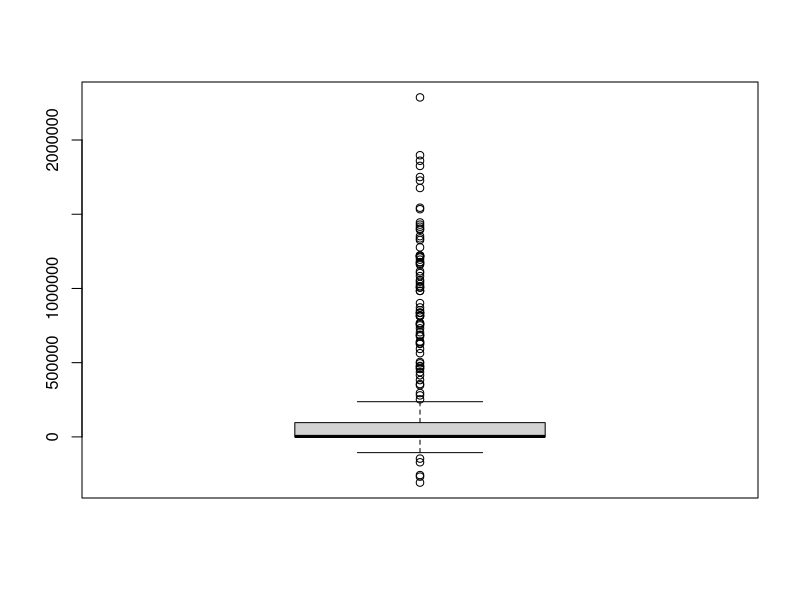
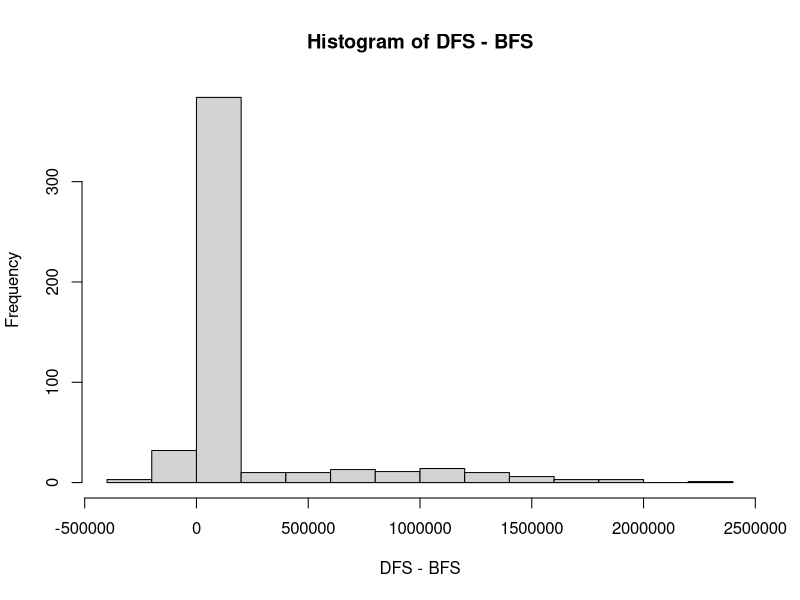
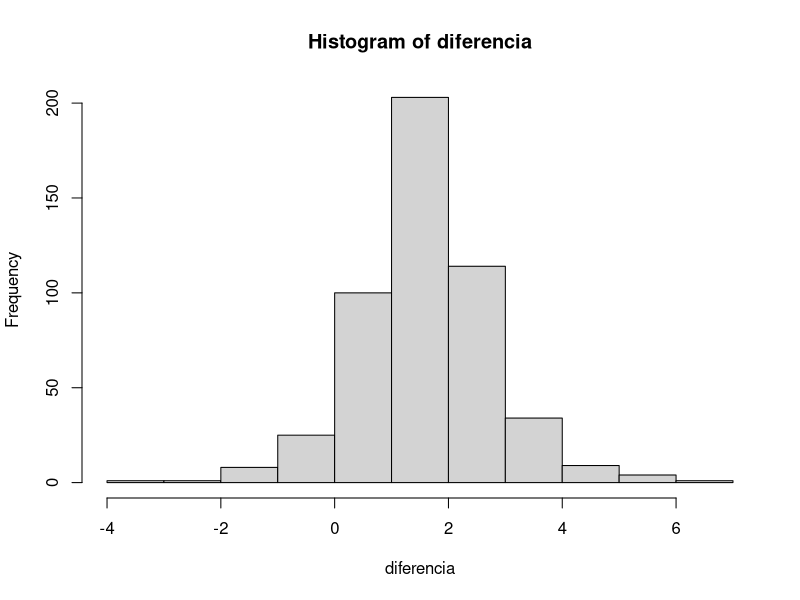
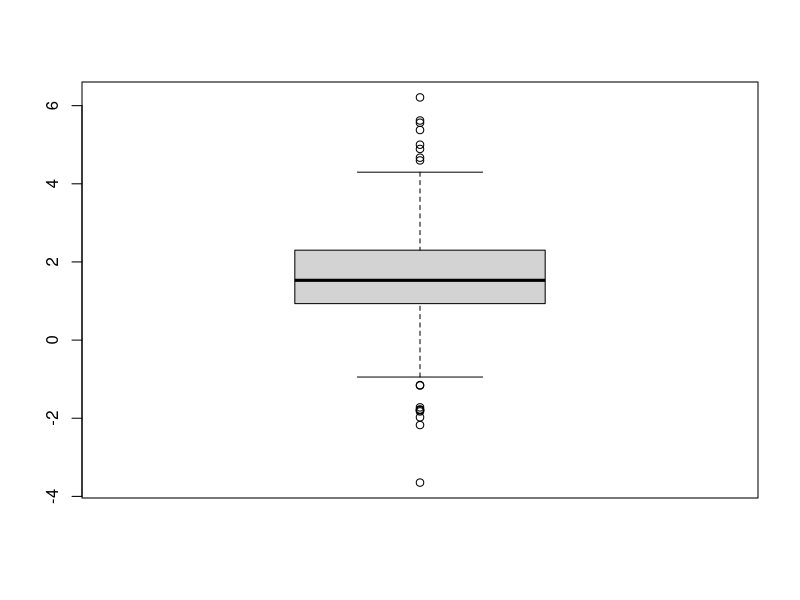
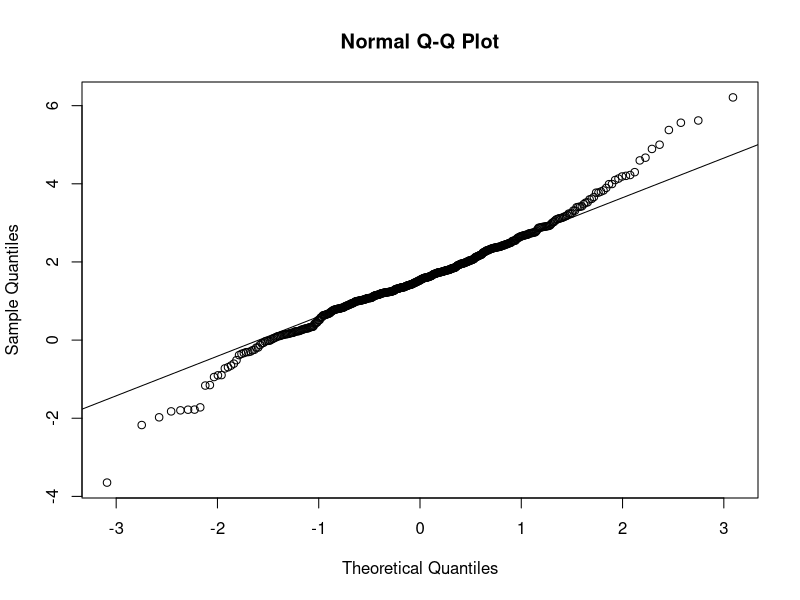
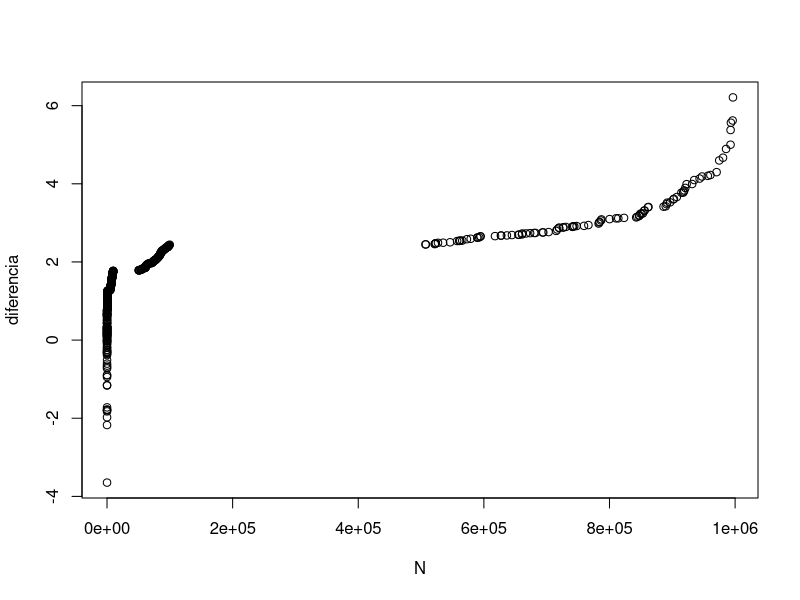
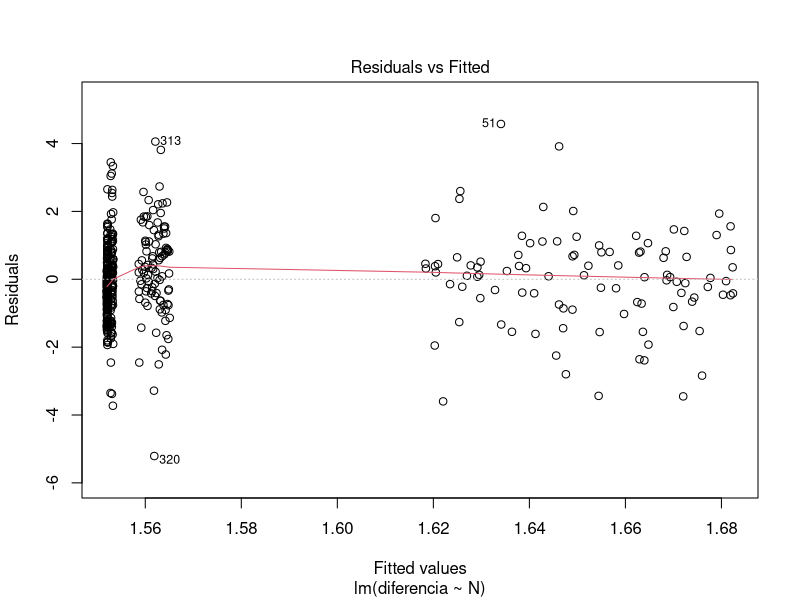
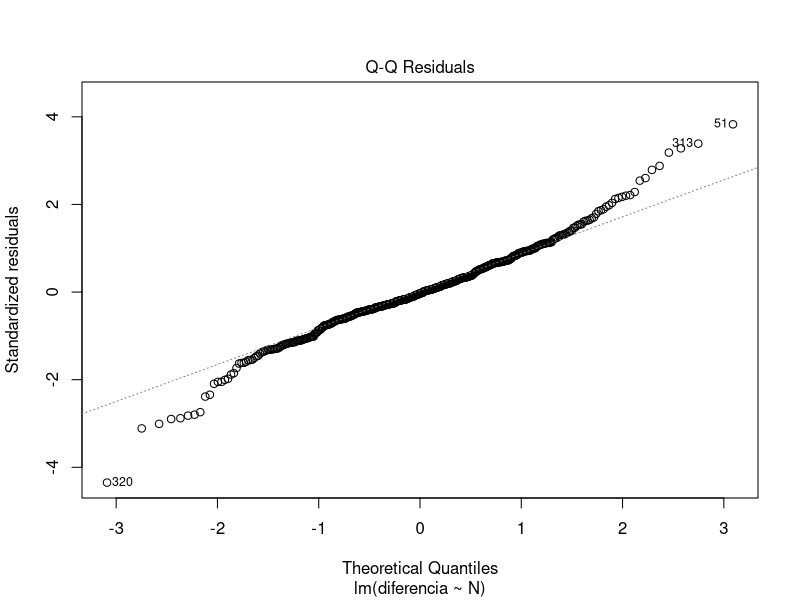

Write R code to recreate these figures, in order.
BFS<-c(93189,519989,74471,105529,466186,90802,21921,12856,117911,279705,246964,370299,187847,155056,475048,132923,150016,258512,121915,58027,24486,303920,117188,87121,310571,92634,127748,122417,79237,105056,141325,34197,66774,220818,3221,234282,158332,57431,64707,198630,164568,165063,25584,309584,53445,362680,322835,216742,120660,341851,2368,290002,181575,99308,253020,36022,291595,437722,137996,236850,209361,16905,69603,114325,155284,219911,21290,123575,63061,103567,180464,92976,494626,84325,169419,331458,43645,406975,222867,192088,163174,52479,144354,236549,453371,527711,211074,96386,505980,80206,146027,160025,52417,252921,66165,508408,412067,37007,358395,18135,395,137,154,645,358,292,636,550,302,101,644,84,182,620,111,675,351,328,79,98,314,245,232,511,345,123,238,135,284,315,272,444,170,391,369,342,232,326,159,157,417,82,363,137,97,286,105,184,98,722,493,265,379,78,480,172,86,182,478,260,480,478,73,441,443,610,374,486,372,264,792,159,278,735,530,612,412,134,368,192,112,353,245,314,181,93,108,171,508,119,551,89,175,190,123,458,188,700,324,246,893,1257,971,2687,1015,538,725,1209,2950,3301,3574,1023,2247,121,1773,2137,1901,170,1310,3740,1765,1528,3106,1072,1480,2773,5302,318,2117,1049,493,4153,1914,2916,3041,247,147,1970,91,2790,4733,3105,2300,2999,1973,1279,1114,1969,1501,230,769,1204,3772,254,2043,2152,3183,388,1796,4604,509,2550,687,241,1979,1615,2199,1232,2082,3132,2603,1205,2169,1082,456,1528,1997,2470,696,4098,72,224,93,3493,2716,1702,5031,1896,2524,894,2096,1948,2037,1274,210,3747,2812,1399,690,62,74526,6318,34583,1167,10464,17502,9057,70451,1651,6866,33915,15545,743,46091,16431,37936,4775,55875,7700,20754,26136,2167,27794,15764,5042,11299,3239,29861,18343,19260,29073,10303,15985,51659,3644,19927,2602,6748,8690,39446,46904,21539,41637,3022,12520,22188,7134,4590,2457,16771,40466,15713,6126,33215,30425,3454,14446,8030,14428,14302,14308,14034,491,23959,12645,16647,14349,11297,21772,27650,13538,13357,18941,19111,4503,2661,6581,6000,7621,30260,16234,8030,11851,14237,30202,26674,1919,4337,5243,7915,22336,28255,45858,3925,17021,8901,10580,3721,3079,21080,198,201,269,133,152,222,170,240,183,131,164,209,194,157,128,136,128,136,127,213,193,141,198,170,158,209,268,129,108,127,156,132,224,209,179,281,192,127,131,120,166,173,130,141,124,114,140,209,142,194,204,104,200,138,195,237,143,119,162,159,138,180,184,170,167,149,131,204,147,181,183,115,228,135,169,127,147,145,134,204,186,177,104,120,221,154,209,209,177,125,282,132,190,134,185,119,153,132,139,227)
DFS<-c(1.77E+06,1.34E+06,1.47E+06,579591,881430,370502,24211,163567,931702,2.14E+06,876800,62511,1.06E+06,49027,1.31E+06,1.14E+06,1.58E+06,606280,934906,562775,261586,1.72E+06,848593,27219,43038,345624,885830,1.46E+06,1.83E+06,461216,829536,1.05E+06,1.05E+06,296585,839444,1.00E+06,79029,1.27E+06,1.18E+06,581405,1.99E+06,185253,255357,52131,758511,444927,176709,1.07E+06,746749,352743,1.18E+06,337112,198375,577084,1.53E+06,1.57E+06,1.50E+06,1.08E+06,701918,1.32E+06,1.37E+06,918087,1.29E+06,1.17E+06,1.60E+06,897141,73989,1.45E+06,499444,788917,139070,2.38E+06,1.54E+06,1.26E+06,243832,160471,339394,864690,1.06E+06,656196,1.89E+06,1.95E+06,1.15E+06,1.34E+06,1.22E+06,1.88E+06,850378,689021,1.70E+06,57541,1.69E+06,1.19E+06,803658,1.42E+06,1.05E+06,1.73E+06,907631,1.44E+06,484389,1.24E+06,1472,2526,2389,1782,1975,856,1723,1034,639,2218,1786,314,238,1490,430,1978,1560,956,1173,1240,939,2715,734,644,877,1465,3034,1191,2707,892,2689,2656,268,1370,1974,1655,1475,1388,1944,1110,2100,780,1250,1538,1056,1811,364,646,1522,2406,475,2648,1582,1900,358,2531,612,2786,352,1990,375,351,542,2392,2264,1395,1878,32524,1436,583,539,2501,2814,2830,1206,1487,2019,1691,2164,2032,2557,1040,1618,911,1983,94,753,1840,636,2843,999,1612,2418,753,1570,2918,568,2264,640,2253,6130,17900,8191,445,9992,8793,709,13604,2603,8188,8016,10564,15245,2489,10131,13142,9766,10221,23155,10303,12008,4541,3977,9516,1950,1951,603,10309,14938,10888,6832,15420,9472,2412,6736,1226,14602,11746,9695,2596,21707,4050,19851,2942,10816,23186,11871,10697,2838,1794,2449,18590,9824,13742,11742,15236,4838,517,6913,17547,9068,16039,23351,944,9866,4573,18833,17909,14745,4344,14237,16550,13102,15758,2619,5942,11263,18019,19146,13575,10693,29850,108,7176,438,5852,20105,9096,20477,6421,24089,16405,36579,517,13824,11990,3554,3048,830,86,73532,148718,17994,2532,138406,79696,166090,162513,71838,57020,113211,130131,205064,42349,121679,186686,142943,125287,83540,541,76268,159416,66462,178011,138667,38716,46345,100344,196669,203415,77471,4206,100688,99893,122695,187141,162414,125618,196262,15327,65852,42437,34319,61370,51366,56404,120971,168148,6230,195770,24207,177498,45708,122174,114649,159068,129355,181284,84004,155317,95661,132133,106207,76189,55985,120976,82898,58957,24854,86877,87125,65411,228413,3417,135942,26469,87986,41162,135287,141716,143088,116382,39313,149264,126318,143679,94284,131793,31270,169049,49755,160494,70367,99979,184028,131931,37546,166523,78364,37903,580,914,730,362,425,701,688,681,446,518,676,246,805,535,592,837,987,311,746,813,324,848,396,395,246,912,726,521,454,141,300,316,703,1008,899,947,703,153,505,754,225,338,815,198,280,122,348,781,481,536,556,451,650,193,844,284,709,549,418,613,365,935,306,747,346,416,481,672,884,620,564,1004,641,806,499,481,318,478,763,457,251,804,298,150,766,256,646,399,597,148,498,630,1003,553,591,136,520,165,162,239)
N<-c(842504,851090,970516,589628,823179,565615,784338,993303,813964,996040,996577,917370,573005,730587,931615,594744,654830,901643,579083,557424,743964,703031,589629,947395,535138,617742,507691,849344,902494,546188,759412,522970,693246,917952,719767,956549,847778,919082,747705,594331,889532,853190,886084,782710,783514,726199,715158,907128,523466,682153,627151,943469,644715,592518,891787,694600,890882,719632,985605,960650,636671,561073,660612,741210,922763,786360,661095,800198,526946,656005,862032,992794,934929,673615,560815,855484,766397,741033,920668,680044,787199,974725,506955,896506,844306,914483,810437,667111,992696,521784,847109,522242,861272,855766,716686,980724,726654,742324,627648,562480,561,758,786,885,818,788,796,734,740,651,909,602,662,890,558,819,834,558,966,509,936,929,557,872,511,881,988,796,810,644,947,789,924,537,771,802,718,941,615,989,697,508,580,946,670,632,863,546,564,944,935,803,642,741,825,755,569,957,943,620,596,985,515,717,677,785,728,676,643,658,589,971,952,501,918,738,663,702,938,599,848,704,553,900,748,527,567,650,763,843,924,608,867,587,994,991,549,915,802,671,6088,7869,5439,5612,6177,7580,7466,6068,6289,9053,6354,7435,7167,5106,9451,7343,7851,7938,9381,8497,9870,8627,6290,5256,7884,9836,9376,6404,8954,6668,5393,9115,7042,6067,9478,5945,5871,8610,7541,8928,9578,5363,9494,6361,7964,9475,8073,6649,5707,5345,5734,8770,6020,8284,8027,8698,6481,5385,6907,8448,5991,6213,9797,9107,7063,5415,9766,7350,9133,5667,5370,7399,6920,9389,5883,9638,7293,7707,7406,8594,6037,9385,7595,6847,7882,8127,8177,8897,8511,5581,9432,9838,7804,6173,8384,8025,6744,7755,5426,6383,78280,67248,93584,64468,61893,53144,89773,96322,81463,55474,62116,82438,76988,94827,73388,80251,61764,89789,62882,75285,76419,83645,60962,96749,53945,97747,61468,71795,86269,83209,51568,51392,56240,93282,85486,72799,58085,94071,92456,82396,92964,84080,97568,74626,54868,84478,82143,73379,85243,96010,87718,95960,50571,63611,72092,95525,84709,90755,50643,96602,70951,87716,85714,78788,66597,64787,58739,87777,54526,70341,73457,62526,94028,74770,58651,91415,77330,60471,82144,83820,72084,66989,50717,92877,76055,65288,66317,64136,77246,91026,97829,98808,99845,57146,99111,61018,98455,88423,80636,87262,65,68,88,55,63,66,67,73,64,100,91,68,72,68,76,85,85,92,70,92,94,84,60,72,58,86,100,59,93,76,87,62,54,96,85,83,63,82,67,99,61,50,87,60,50,68,59,73,58,70,57,66,74,59,89,91,60,59,57,98,87,92,84,76,79,64,68,69,89,84,82,98,70,93,65,67,78,50,88,86,70,71,54,79,86,55,85,56,55,86,95,66,95,51,95,55,99,52,57,97)
#llenamos los vectores

n<-length(N)
boxplot(DFS-BFS)
hist(DFS-BFS)

#esto es solo necesario si no sigue la normal:
bfs<-log(BFS)
dfs<-log(DFS)
#-------
diferencia<-(dfs-bfs)
hist(diferencia)
boxplot(diferencia)
t.test(diferencia)
test<-29.37
qqnorm(diferencia)
qqline(diferencia)
Sd<-sd(diferencia)
min_int<-(mean(diferencia)-test*Sd/sqrt(n))
max_int<-(mean(diferencia)+test*Sd/sqrt(n))
int_conf_95<-c(min_int,max_int)

summary(lm(diferencia~N))
qqplot(N,diferencia)
plot(lm(diferencia~N))